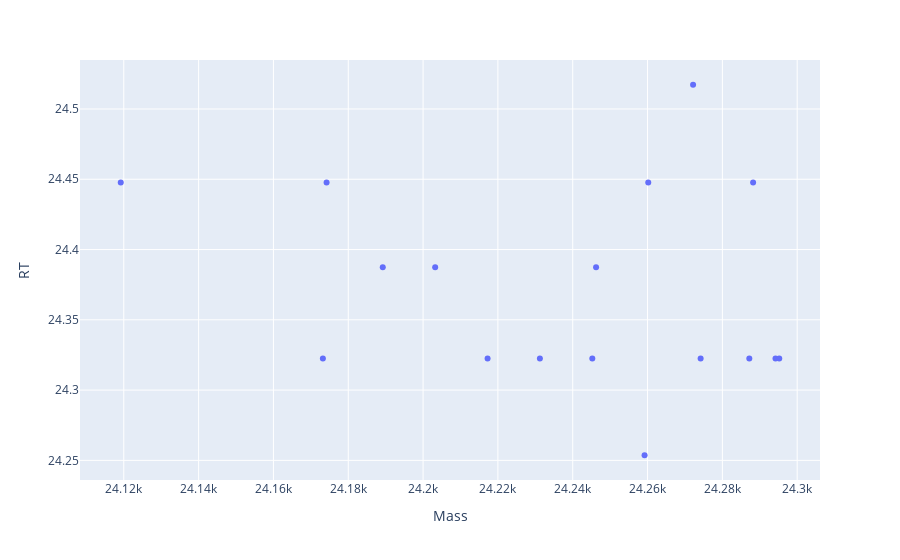

Write notebook code for a chart like this one.
### Code cell
plotly_zone(dft[(dft.Mass>24100)&(dft.Mass<24300)])

### Figure 1 — Plotly figure (JSON) as saved in the notebook; plotly's stock layout.template omitted (floating-point values rounded to 4 significant figures)
{"data": [{"hovertemplate": "Mass=%{x}<br>RT=%{y}<extra></extra>", "legendgroup": "", "marker": {"color": "#636efa", "symbol": "circle"}, "mode": "markers", "name": "", "orientation": "v", "showlegend": false, "type": "scatter", "x": [24220.0, 24200.0, 24190.0, 24230.0, 24260.0, 24270.0, 24250.0, 24250.0, 24290.0, 24290.0, 24170.0, 24260.0, 24170.0, 24290.0, 24300.0, 24270.0, 24120.0], "xaxis": "x", "y": [24.32, 24.39, 24.39, 24.32, 24.45, 24.32, 24.32, 24.39, 24.32, 24.45, 24.45, 24.25, 24.32, 24.32, 24.32, 24.52, 24.45], "yaxis": "y"}], "layout": {"legend": {"tracegroupgap": 0}, "margin": {"t": 60}, "xaxis": {"anchor": "y", "domain": [0, 1], "title": {"text": "Mass"}}, "yaxis": {"anchor": "x", "domain": [0, 1], "title": {"text": "RT"}}}}
